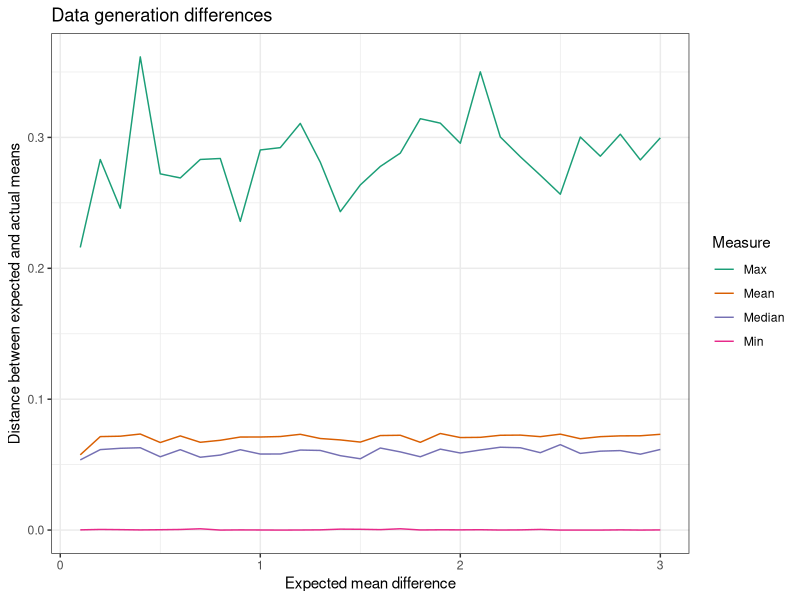
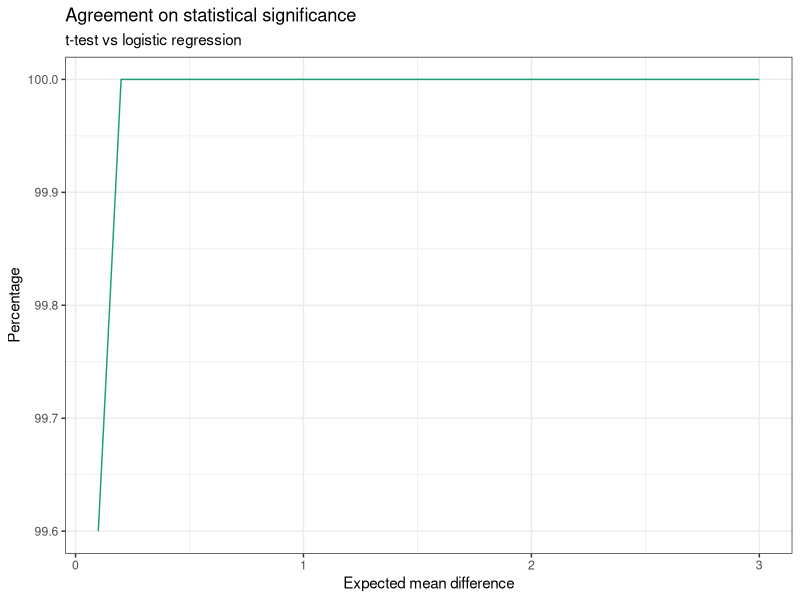
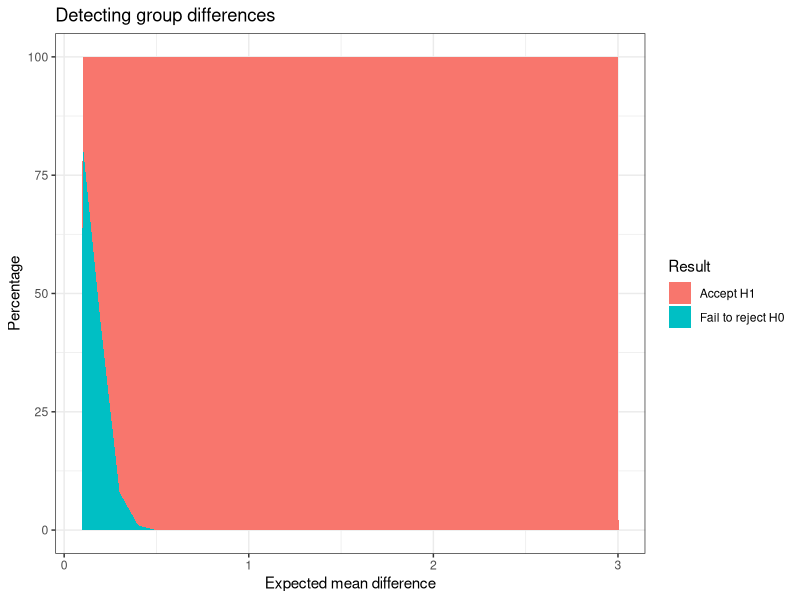
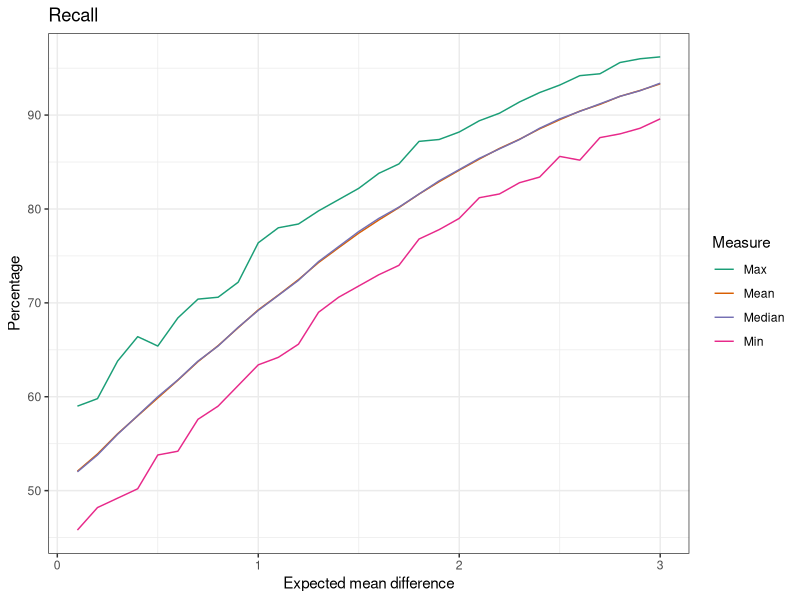

R code for these plots, in order:
## ---- chunk 1
cfg <-
  list(
    n = 250,
    sd = 1,
    msd = 3,
    ssd = .1,
    runs = 500,
    a = 0.05)
## ---- chunk 2
simulate_data <- function(n, sd, d) {
  grps <- c('a', 'b')
  t1 <-
    data.frame(
      cat = rep(grps, each = n),
      cont = c(
        rnorm(n = n, mean = 0, sd = sd),
        rnorm(n = n, mean = d, sd = sd)))
  t1$cat <- factor(t1$cat, levels = grps)
  t1[sample(1:nrow(t1), size = nrow(t1)),]
}
is_tt_significant <- function(fit, alpha) {
  tt$p.value < alpha
}
is_lr_significant <- function(fit, alpha) {
  t1 <- summary(fit)
  t1 <- t1$coefficients
  t1['cont','Pr(>|z|)'] < alpha
}
make_empty_results <- function(size) {
  i <- as.integer(NA)
  b <- as.logical(NA)
  n <- as.numeric(NA)
  data.frame(
    diff = rep(i, times = size),
    run = rep(i, times = size),
    tt_sig = rep(b, times = size),
    lr_sig = rep(b, times = size),
    gd = rep(n, times = size),
    rec = rep(n, times = size))
}
extract_group_difference <- function(fit) {
  mx <- max(fit$estimate)
  mn <- min(fit$estimate)
  mx - mn
}
extract_recall <- function(fit) {
  test <- fit$data
  lvls <- levels(test$cat)
  pre <- predict(fit, test, type = 'response')
  pre <- ifelse(pre < .5, lvls[1], lvls[2])
  test$pre <- factor(pre, levels = lvls)
  t1 <- xtabs(~cat + pre, data = test)
  100 * (t1[1,1] + t1[2,2]) / sum(t1)
}
## ---- chunk 3
set.seed(0)

diffs <- seq(from = (cfg$sd * cfg$ssd), to = (cfg$sd * cfg$msd), by = (cfg$sd * cfg$ssd))
runs <- seq(from = 1, to = cfg$runs)
results <- make_empty_results(length(diffs) * length(runs))
results_i <- 1

pb <- txtProgressBar(max = nrow(results), style = 3)
for(d in diffs) {
  for(r in runs) {
    data <- simulate_data(cfg$n, cfg$sd, d)
    tt <- t.test(cont ~ cat, data = data)
    lr <- glm(cat ~ cont, data = data, family = binomial)
    results[results_i,] <-
      list(
        d, r,
        is_tt_significant(tt, cfg$a),
        is_lr_significant(lr, cfg$a),
        extract_group_difference(tt),
        extract_recall(lr))
    results_i <- results_i + 1
    setTxtProgressBar(pb, results_i)
    rm(data, tt, lr)
  }
}

close(pb)
rm(list = ls()[!(ls() %in% c('results', 'cfg'))])
## ---- chunk 4
library(ggplot2)
library(dplyr)
library(tidyr)
## ---- chunk 5
t1 <- 
  results %>%
  mutate(
    mx = ifelse(diff > gd, diff, gd),
    mn = ifelse(diff > gd, gd, diff),
    error = mx - mn) %>%
  group_by(diff) %>%
  summarise(
    Min = min(error),
    Median = median(error),
    Mean = mean(error), 
    Max = max(error),
    .groups = 'keep') %>%
  pivot_longer(
    cols = c('Min', 'Median', 'Mean', 'Max'),
    names_to = 'Measure')
p1 <-
  ggplot(data = t1, aes(x = diff, y = value, color = Measure)) + 
  scale_color_brewer(palette = 'Dark2') + 
  geom_line() +
  theme_bw() +
  labs(
    title = 'Data generation differences',
    x = 'Expected mean difference',
    y = 'Distance between expected and actual means')
## ---- chunk 6
plot(p1)
rm(t1, p1)
## ---- chunk 7
t1 <- 
  results %>%
  mutate(agrement = tt_sig == lr_sig)
diss <- sum(!t1$agrement)
t1 <-
  t1 %>%
  group_by(diff) %>%
  summarise(
    agrement = 100 * sum(agrement)/n(),
    .groups = 'keep') %>%
  mutate(const = factor(1L))
p1 <-
  ggplot(data = t1, aes(x = diff, y = agrement, color = const)) +
  scale_color_brewer(palette = 'Dark2') + 
  geom_line() +
  theme_bw() +
  theme(legend.position = 'none') +
  labs(
    title = 'Agreement on statistical significance',
    subtitle = 't-test vs logistic regression',
    x = 'Expected mean difference',
    y = 'Percentage')
## ---- chunk 8
plot(p1)
rm(t1, p1, diss)
## ---- chunk 9
t1 <-
  results %>%
  group_by(diff) %>%
  summarise(
    H0 = 100 * sum(!tt_sig) / n(),
    H1 = 100 * sum(tt_sig) / n(),
    .groups = 'keep') %>%
  pivot_longer(
    cols = c('H0', 'H1'),
    names_to = 'Result') %>%
  mutate(
    Result = ifelse(Result == 'H0', 'Fail to reject H0', 'Accept H1'),
    Result = factor(Result))
p1 <-
  ggplot(data = t1, aes(x = diff, y = value, fill = Result)) +
  scale_color_brewer(palette = 'Dark2') + 
  geom_area() +
  theme_bw() +
  labs(
    title = 'Detecting group differences',
    x = 'Expected mean difference',
    y = 'Percentage')
t2 <- 
  t1 %>%
  filter(Result == 'Accept H1') %>%
  filter(value >= 50) %>%
  arrange(diff)
## ---- chunk 10
plot(p1)
rm(t1, t2, p1)
## ---- chunk 11
t1 <-
  results %>%
  group_by(diff) %>%
  summarise(
    Min = min(rec),
    Median = median(rec),
    Mean = mean(rec), 
    Max = max(rec),
    .groups = 'keep') %>%
  pivot_longer(
    cols = c('Min', 'Median', 'Mean', 'Max'),
    names_to = 'Measure')
p1 <-
  ggplot(data = t1, aes(x = diff, y = value, color = Measure)) + 
  scale_color_brewer(palette = 'Dark2') + 
  geom_line() +
  theme_bw() +
  labs(
    title = 'Recall',
    x = 'Expected mean difference',
    y = 'Percentage')
## ---- chunk 12
plot(p1)
rm(t1, p1)
